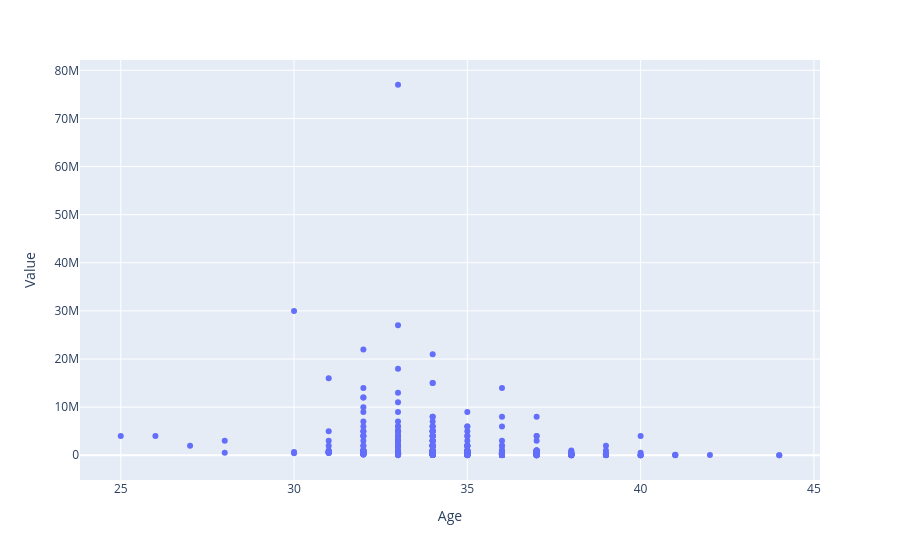

Notebook cell for this chart:
### Markdown cell above
Note - it does not make sense to have the  hover data about individual attributes when presenting the graph using average values per age. The hover data in the above diagram was changed to "Wage"

### Code cell
#Create the scatter showing Value matched against Age
px.scatter(fifa, 'Age', 'Value', hover_data = ['Name','Club', 'Nationality'])

### Figure 1 — Plotly figure (JSON) as saved in the notebook; plotly's stock layout.template omitted (floating-point values rounded to 4 significant figures; data arrays with more than 128 entries replaced by an {"elided": "..."} marker saying what was removed)
{"data": [{"customdata": {"elided": "487x3 str values"}, "hovertemplate": "Age=%{x}<br>Value=%{y}<br>Name=%{customdata[0]}<br>Club=%{customdata[1]}<br>Nationality=%{customdata[2]}<extra></extra>", "legendgroup": "", "marker": {"color": "#636efa", "symbol": "circle"}, "mode": "markers", "name": "", "orientation": "v", "showlegend": false, "type": "scatter", "x": {"elided": "487 int values"}, "xaxis": "x", "y": {"elided": "487 int values"}, "yaxis": "y"}], "layout": {"legend": {"tracegroupgap": 0}, "margin": {"t": 60}, "xaxis": {"anchor": "y", "domain": [0, 1], "title": {"text": "Age"}}, "yaxis": {"anchor": "x", "domain": [0, 1], "title": {"text": "Value"}}}}
